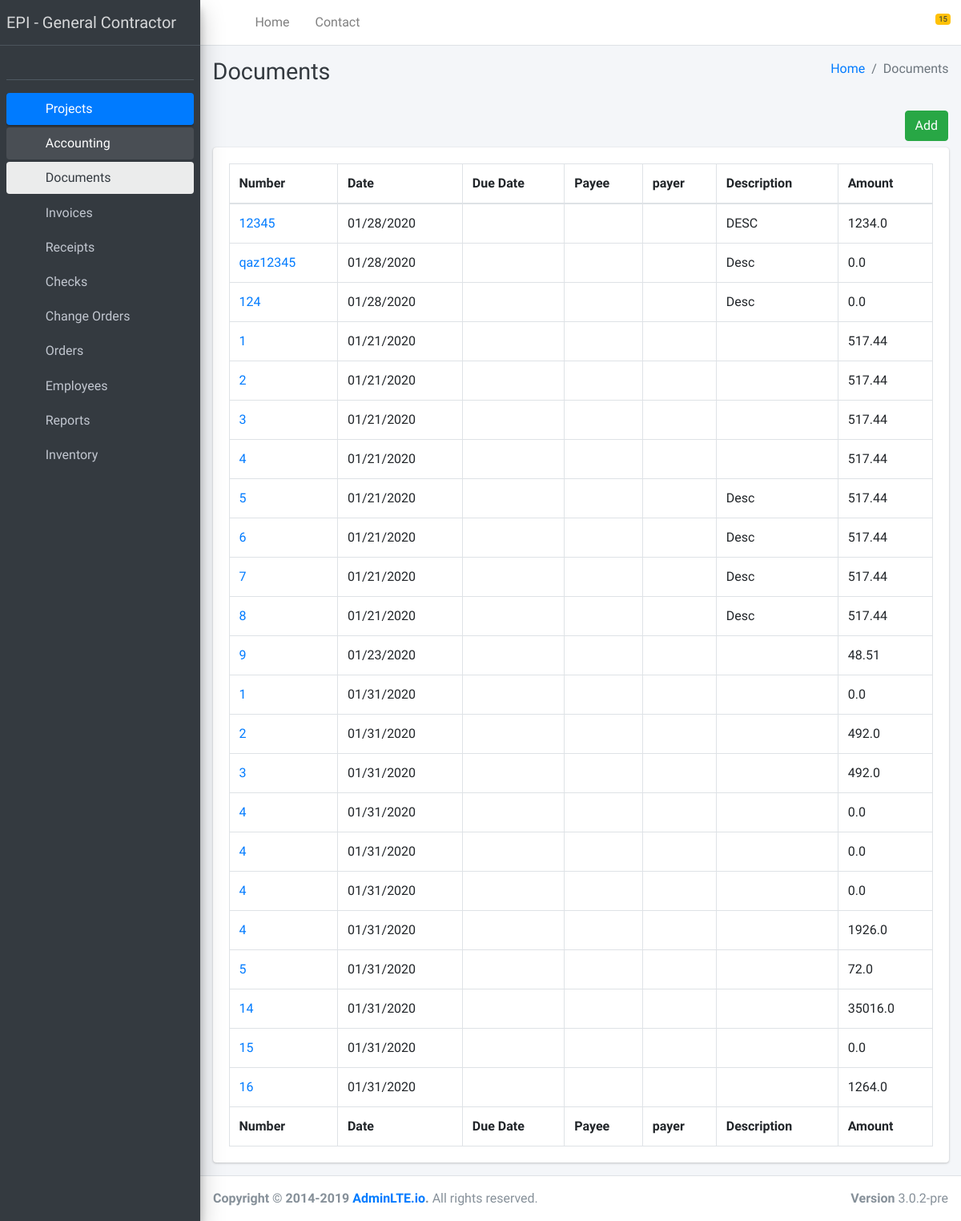
/documents/, run on the app's committed database.
### documents/models.py (models this page shows, shortened)
class Document(models.Model):
    number = models.CharField(max_length=255, blank=True)
    date = models.DateTimeField(blank=True)
    description = models.TextField(blank=True)
    amount = models.FloatField(blank=True, default=0)
    statuses = [
        ('Approved', 'Approved'),
        ('Cleared', 'Cleared '),
        ('Draft ', 'Draft '),
        ('In Process', 'In Process'),
        ('Paid ', 'Paid '),
        ('Pending Cancellation', 'Pending Cancellation'),
        ('Pending Review', 'Pending Review'),
        ('Rejected', 'Rejected'),
        ('Submitting ', 'Submitting '),
        ('Unpaid ', 'Unpaid '),
    ]
    status = models.CharField(max_length=255, choices=statuses, default='Pending Review')
    type = models.ForeignKey(Document_type, models.SET_NULL, blank=True, null=True)
    files = models.ManyToManyField(Files_storage)
    created_at = models.DateTimeField(auto_now=True)
    updated_at = models.DateTimeField(auto_now_add=True)

### documents/views.py (the view)
def index(request, template_name='documents/index.html'):
    list = Document.objects.all()
    data = {
        'list': list,
    }
    return render(request, template_name, data)

### templates/documents/index.html
{% extends 'base.html' %}
{% load static %}
{% block content %}
  <div class="content-wrapper">
    <div class="content-header">
      <div class="container-fluid">
        <div class="row mb-2">
          <div class="col-sm-6">
            <h1 class="m-0 text-dark">Documents</h1>
          </div>
          <div class="col-sm-6">
            <ol class="breadcrumb float-sm-right">
              <li class="breadcrumb-item"><a href="#">Home</a></li>
              <li class="breadcrumb-item active">Documents</li>
            </ol>
          </div>
        </div>
      </div>
    </div>
    <section class="content">
      <div class="container-fluid">
        <div class="row">
            <div class="col-12 text-right p-2">
                <a href="{% url 'document_create' %}" class="btn btn-success">Add</a>
            </div>
        </div>
          <div class="row">
          <div class="col-12">
          <div class="card">
              <div class="card-body">
                <table id="timesheet_table" class="table table-bordered table-condensed">
                  <thead>
                    <tr>
                        <th>Number</th>
                        <th>Date</th>
                        <th>Due Date</th>
                        <th>Payee</th>
                        <th>payer</th>
                        <th>Description</th>
                        <th>Amount</th>
                    </tr>
                  </thead>
                  <tbody>
                    {% for item in list %}
                    <tr>
                        <td><a href="{% url 'document_read' item.id %}">{{ item.number }}</a></td>
                        <td>{{ item.date|date:'m/d/Y' }}</td>
                        <td>{{ item.due_date|date:'m/d/Y' }}</td>
                        <td>{{ item.payee }}</td>
                        <td>{{ item.payer }}</td>
                        <td>{{ item.description|slice:100 }}</td>
                        <td>{{ item.amount }}</td>
                    </tr>
                  {% endfor %}
                  </tbody>
                <tfoot>
                    <tr>
                        <th>Number</th>
                        <th>Date</th>
                        <th>Due Date</th>
                        <th>Payee</th>
                        <th>payer</th>
                        <th>Description</th>
                        <th>Amount</th>
                    </tr>
                </tfoot>
                </table>
              </div>
            </div>
          </div>
        </div>
      </div>
    </section>
  </div>
{% endblock content %}

### data on the page
Document: number "12345", date "01/28/2020", description "DESC", amount "1234.0"
Document: number "qaz12345", date "01/28/2020", description "Desc", amount "0.0"
Document: number "124", date "01/28/2020", description "Desc", amount "0.0"
Document: number "1", date "01/21/2020", amount "517.44"
Document: number "2", date "01/21/2020", amount "517.44"
Document: number "3", date "01/21/2020", amount "517.44"
Document: number "4", date "01/21/2020", amount "517.44"
Document: number "5", date "01/21/2020", description "Desc", amount "517.44"
Document: number "6", date "01/21/2020", description "Desc", amount "517.44"
Document: number "7", date "01/21/2020", description "Desc", amount "517.44"
Document: number "8", date "01/21/2020", description "Desc", amount "517.44"
Document: number "9", date "01/23/2020", amount "48.51"
Document: number "1", date "01/31/2020", amount "0.0"
Document: number "2", date "01/31/2020", amount "492.0"
Document: number "3", date "01/31/2020", amount "492.0"
Document: number "4", date "01/31/2020", amount "0.0"
Document: number "4", date "01/31/2020", amount "0.0"
Document: number "4", date "01/31/2020", amount "0.0"
Document: number "4", date "01/31/2020", amount "1926.0"
Document: number "5", date "01/31/2020", amount "72.0"
Document: number "14", date "01/31/2020", amount "35016.0"
Document: number "15", date "01/31/2020", amount "0.0"
Document: number "16", date "01/31/2020", amount "1264.0"
